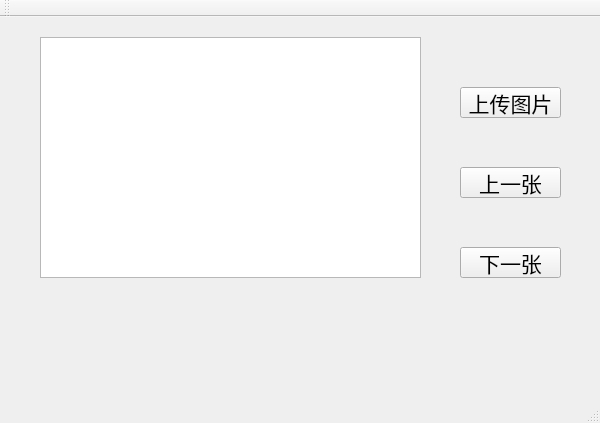
<?xml version="1.0" encoding="UTF-8"?>
<ui version="4.0">
 <class>IDCardDetect_QtClass</class>
 <widget class="QMainWindow" name="IDCardDetect_QtClass">
  <property name="geometry">
   <rect>
    <x>0</x>
    <y>0</y>
    <width>600</width>
    <height>423</height>
   </rect>
  </property>
  <property name="font">
   <font>
    <family>黑体</family>
   </font>
  </property>
  <property name="windowTitle">
   <string>IDCardDetect_Qt</string>
  </property>
  <widget class="QWidget" name="centralWidget">
   <widget class="QPushButton" name="pushButton">
    <property name="geometry">
     <rect>
      <x>460</x>
      <y>70</y>
      <width>101</width>
      <height>31</height>
     </rect>
    </property>
    <property name="font">
     <font>
      <family>黑体</family>
      <pointsize>16</pointsize>
     </font>
    </property>
    <property name="text">
     <string>上传图片</string>
    </property>
   </widget>
   <widget class="QPushButton" name="pushButton_2">
    <property name="geometry">
     <rect>
      <x>460</x>
      <y>230</y>
      <width>101</width>
      <height>31</height>
     </rect>
    </property>
    <property name="font">
     <font>
      <family>黑体</family>
      <pointsize>16</pointsize>
     </font>
    </property>
    <property name="text">
     <string>下一张</string>
    </property>
   </widget>
   <widget class="QPushButton" name="pushButton_3">
    <property name="geometry">
     <rect>
      <x>460</x>
      <y>150</y>
      <width>101</width>
      <height>31</height>
     </rect>
    </property>
    <property name="font">
     <font>
      <family>黑体</family>
      <pointsize>16</pointsize>
     </font>
    </property>
    <property name="text">
     <string>上一张</string>
    </property>
   </widget>
   <widget class="QGraphicsView" name="graphicsView">
    <property name="geometry">
     <rect>
      <x>40</x>
      <y>20</y>
      <width>381</width>
      <height>241</height>
     </rect>
    </property>
   </widget>
   <widget class="QLabel" name="label">
    <property name="geometry">
     <rect>
      <x>40</x>
      <y>290</y>
      <width>381</width>
      <height>61</height>
     </rect>
    </property>
    <property name="text">
     <string/>
    </property>
   </widget>
  </widget>
  <widget class="QMenuBar" name="menuBar">
   <property name="geometry">
    <rect>
     <x>0</x>
     <y>0</y>
     <width>600</width>
     <height>14</height>
    </rect>
   </property>
  </widget>
  <widget class="QToolBar" name="mainToolBar">
   <attribute name="toolBarArea">
    <enum>TopToolBarArea</enum>
   </attribute>
   <attribute name="toolBarBreak">
    <bool>false</bool>
   </attribute>
  </widget>
  <widget class="QStatusBar" name="statusBar"/>
 </widget>
 <layoutdefault spacing="6" margin="11"/>
 <resources>
  <include location="IDCardDetect_Qt.qrc"/>
 </resources>
 <connections/>
</ui>
